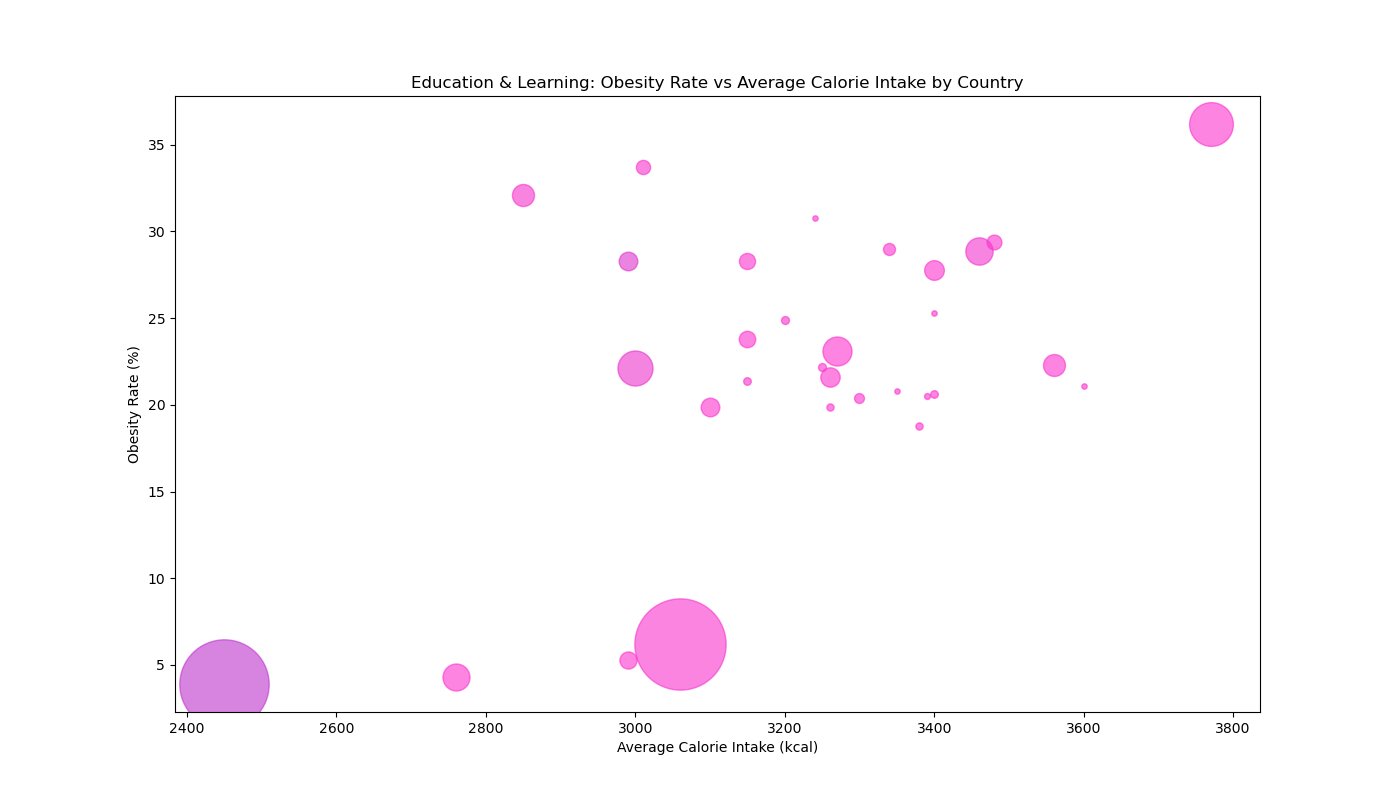

This chart was generated by the following Python code:

import matplotlib.pyplot as plt
import pandas as pd

data = pd.DataFrame({
    'Country': ['United States', 'Mexico', 'New Zealand', 'Australia', 'United Kingdom',
                'Canada', 'Germany', 'France', 'Italy', 'Spain', 'Brazil', 'Argentina',
                'China', 'India', 'Russia', 'Japan', 'South Korea', 'Saudi Arabia',
                'Turkey', 'South Africa', 'Sweden', 'Norway', 'Netherlands', 'Belgium',
                'Switzerland', 'Austria', 'Denmark', 'Finland', 'Ireland', 'Portugal', 'Greece'],
    'Population (Millions)': [331, 129, 5, 25, 67, 38, 83, 65, 60, 47, 212, 45, 1439, 1380, 146, 126, 51, 35, 84, 60, 10, 5, 17, 11, 9, 9, 6, 5, 5, 10, 11],
    'Average Calorie Intake (kcal)': [3770, 3460, 3240, 3340, 3400, 3480, 3560, 3260, 3100, 3150, 3000, 3150, 3060, 2450, 3270, 2760, 2990, 3010, 2850, 2990, 3400, 3600, 3300, 3250, 3380, 3260, 3390, 3350, 3400, 3150, 3200],
    'Obesity Rate (%)': [36.2, 28.9, 30.8, 29.0, 27.8, 29.4, 22.3, 21.6, 19.9, 23.8, 22.1, 28.3, 6.2, 3.9, 23.1, 4.3, 5.3, 33.7, 32.1, 28.3, 20.6, 21.1, 20.4, 22.2, 18.8, 19.9, 20.5, 20.8, 25.3, 21.4, 24.9],
    'Literacy Rate (%)': [99, 95, 99, 99, 99, 99, 99, 99, 99, 99, 92, 99, 97, 74, 99, 99, 99, 97, 96, 87, 99, 99, 99, 99, 99, 99, 99, 99, 99, 96, 97]
})

plt.figure(figsize=(14, 8))

for i in range(len(data)):
    plt.scatter(data['Average Calorie Intake (kcal)'][i], data['Obesity Rate (%)'][i], 
                s=data['Population (Millions)'][i]*3, 
                alpha=0.6, 
                c=[(data['Literacy Rate (%)'][i]/100, 0.2, 0.8)])

plt.xlabel('Average Calorie Intake (kcal)')
plt.ylabel('Obesity Rate (%)')
plt.title('Education & Learning: Obesity Rate vs Average Calorie Intake by Country')

plt.show()
